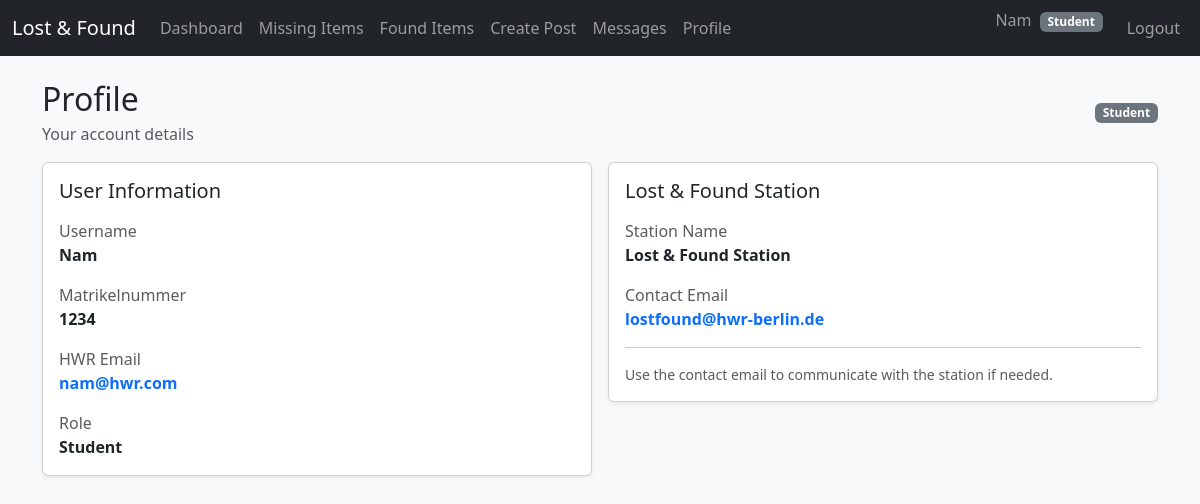
The app's page /student/profile (signed in) with its own data.
### db.py (models this page shows)
class User(db.Model):
    __tablename__ = "users"
    id = db.Column(db.Integer, primary_key=True)
    username = db.Column(db.String(120), unique=True, nullable=False)
    password = db.Column(db.String(120), nullable=False)
    is_admin = db.Column(db.Boolean, default=False)
    matriculation_number = db.Column(db.String(50), unique=True, nullable=True)
    email = db.Column(db.String(200), unique=True, nullable=True)

class AppSettings(db.Model):
    __tablename__ = "app_settings"
    id = db.Column(db.Integer, primary_key=True)
    station_name = db.Column(db.String(200), default="Lost & Found Station")
    contact_email = db.Column(db.String(200), default="lostfound@hwr-berlin.de")

### app.py (the view)
@app.route("/student/profile")
@login_required
def student_profile():
    user = User.query.get(session["user_id"])
    return render_template("student/profile.html", user=user, settings=get_settings())

### app.py (called while the page is built)
def login_required(f):
    from functools import wraps
    @wraps(f)
    def wrapper(*args, **kwargs):
        if "user_id" not in session:
            return redirect(url_for("login"))
        return f(*args, **kwargs)
    return wrapper

def get_settings():
    settings = AppSettings.query.first()
    if not settings:
        settings = AppSettings()
        db.session.add(settings)
        db.session.commit()
    return settings

### templates/student/profile.html (shortened to what this page needs)
{% extends 'base.html' %}
{% block content %}
<div class="d-flex justify-content-between align-items-center mb-3">
  <div>
    <h2 class="mb-1">Profile</h2>
    <div class="text-muted">Your account details</div>
  </div>
  <span class="badge {% if user.is_admin %}text-bg-danger{% else %}text-bg-secondary{% endif %}">
    {% if user.is_admin %}Admin{% else %}Student{% endif %}
  </span>
</div>
<div class="row g-3">
  <div class="col-lg-6">
    <div class="card shadow-sm">
      <div class="card-body">
        <h5 class="card-title mb-3">User Information</h5>
        <div class="mb-3">
          <div class="text-muted">Username</div>
          <div class="fw-bold">{{ user.username }}</div>
        </div>
        <div class="mb-3">
          <div class="text-muted">Matrikelnummer</div>
          <div class="fw-bold">{{ user.matriculation_number or "-" }}</div>
        </div>
        <div class="mb-3">
          <div class="text-muted">HWR Email</div>
          <div class="fw-bold">
            {% if user.email %}
              <a href="mailto:{{ user.email }}" class="text-decoration-none">{{ user.email }}</a>
            {% else %}
              -
            {% endif %}
          </div>
        </div>
        <div class="mb-0">
          <div class="text-muted">Role</div>
          <div class="fw-bold">{% if user.is_admin %}Admin{% else %}Student{% endif %}</div>
        </div>
      </div>
    </div>
  </div>
  <div class="col-lg-6">
    <div class="card shadow-sm">
      <div class="card-body">
        <h5 class="card-title mb-3">Lost &amp; Found Station</h5>
        <div class="mb-3">
          <div class="text-muted">Station Name</div>
          <div class="fw-bold">{{ settings.station_name }}</div>
        </div>
        <div class="mb-0">
          <div class="text-muted">Contact Email</div>
          <div class="fw-bold">
            <a href="mailto:{{ settings.contact_email }}" class="text-decoration-none">
              {{ settings.contact_email }}
            </a>
          </div>
        </div>
        <hr>
        <div class="text-muted small">
          Use the contact email to communicate with the station if needed.
        </div>
      </div>
    </div>
  </div>
</div>
{% endblock %}

### records on screen
User: username "Nam", matriculation_number "1234", email "nam@hwr.com"
AppSettings: station_name "Lost & Found Station", contact_email "lostfound@hwr-berlin.de"

### other values on screen
{{ session.get('username') }} "Nam"
